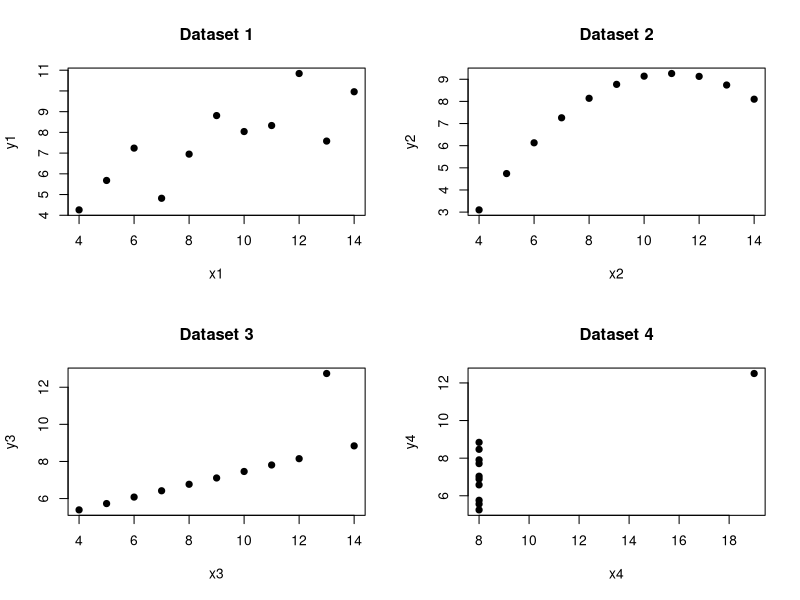
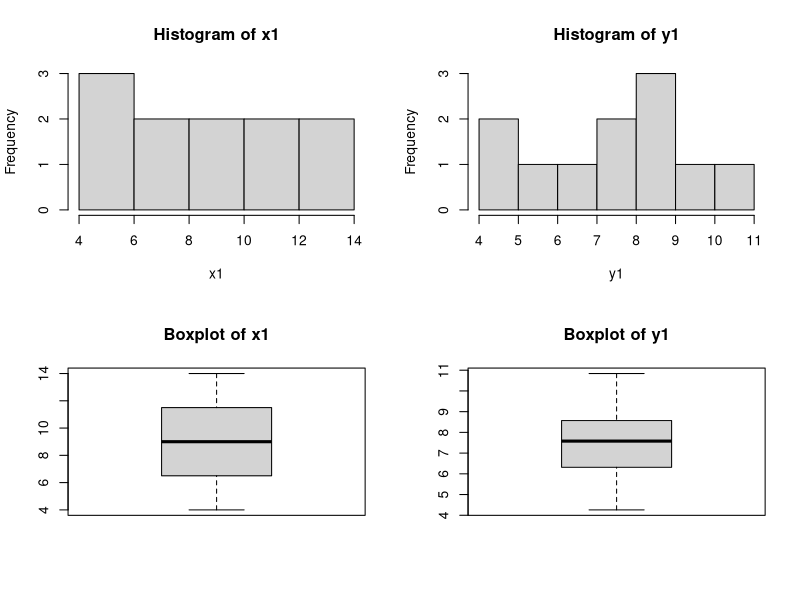
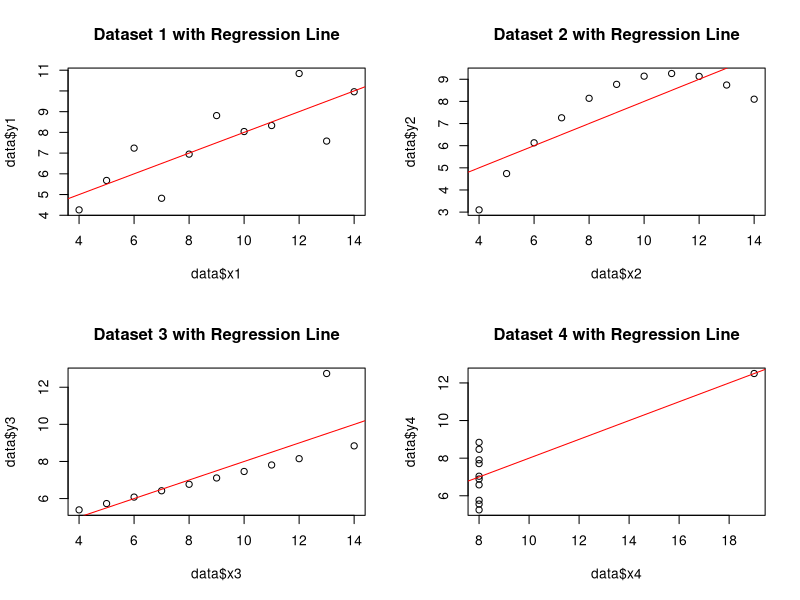

Here is the R script that generated these plots, in order: (Note: this script raises an error after producing the figures.)
# Load the built-in Anscombe dataset
data <- anscombe
# View the dataset structure
print(data)
str(data)
# Summary of the dataset
summary(data)
# Check data types and structure
str(data)
# Check for missing values
any(is.na(data))
# Plot the datasets side by side
par(mfrow = c(2, 2))  # 2x2 grid for plots
# Plot each dataset
plot(data$x1, data$y1, main = "Dataset 1", xlab = "x1", ylab = "y1", pch = 19)
plot(data$x2, data$y2, main = "Dataset 2", xlab = "x2", ylab = "y2", pch = 19)
plot(data$x3, data$y3, main = "Dataset 3", xlab = "x3", ylab = "y3", pch = 19)
plot(data$x4, data$y4, main = "Dataset 4", xlab = "x4", ylab = "y4", pch = 19)
hist(data$x1, main = "Histogram of x1", xlab = "x1")
hist(data$y1, main = "Histogram of y1", xlab = "y1")
boxplot(data$x1, main = "Boxplot of x1")
boxplot(data$y1, main = "Boxplot of y1")
# Calculate means and variances
mean(data$x1); mean(data$y1)
mean(data$x2); mean(data$y2)
mean(data$x3); mean(data$y3)
mean(data$x4); mean(data$y4)
# Calculate correlations
cor(data$x1, data$y1)
cor(data$x2, data$y2)
cor(data$x3, data$y3)
cor(data$x4, data$y4)
# Reset plotting area
par(mfrow = c(2, 2))
# Fit and plot regression lines
model1 <- lm(y1 ~ x1, data = data)
plot(data$x1, data$y1, main = "Dataset 1 with Regression Line")
abline(model1, col = "red")
model2 <- lm(y2 ~ x2, data = data)
plot(data$x2, data$y2, main = "Dataset 2 with Regression Line")
abline(model2, col = "red")
model3 <- lm(y3 ~ x3, data = data)
plot(data$x3, data$y3, main = "Dataset 3 with Regression Line")
abline(model3, col = "red")
model4 <- lm(y4 ~ x4, data = data)
plot(data$x4, data$y4, main = "Dataset 4 with Regression Line")
abline(model4, col = "red")
summary(model1)
summary(model2)
summary(model3)
summary(model4)
savehistory("D:/20_MACHINE_LEARNING/Machine learning using R/my_script.R")
